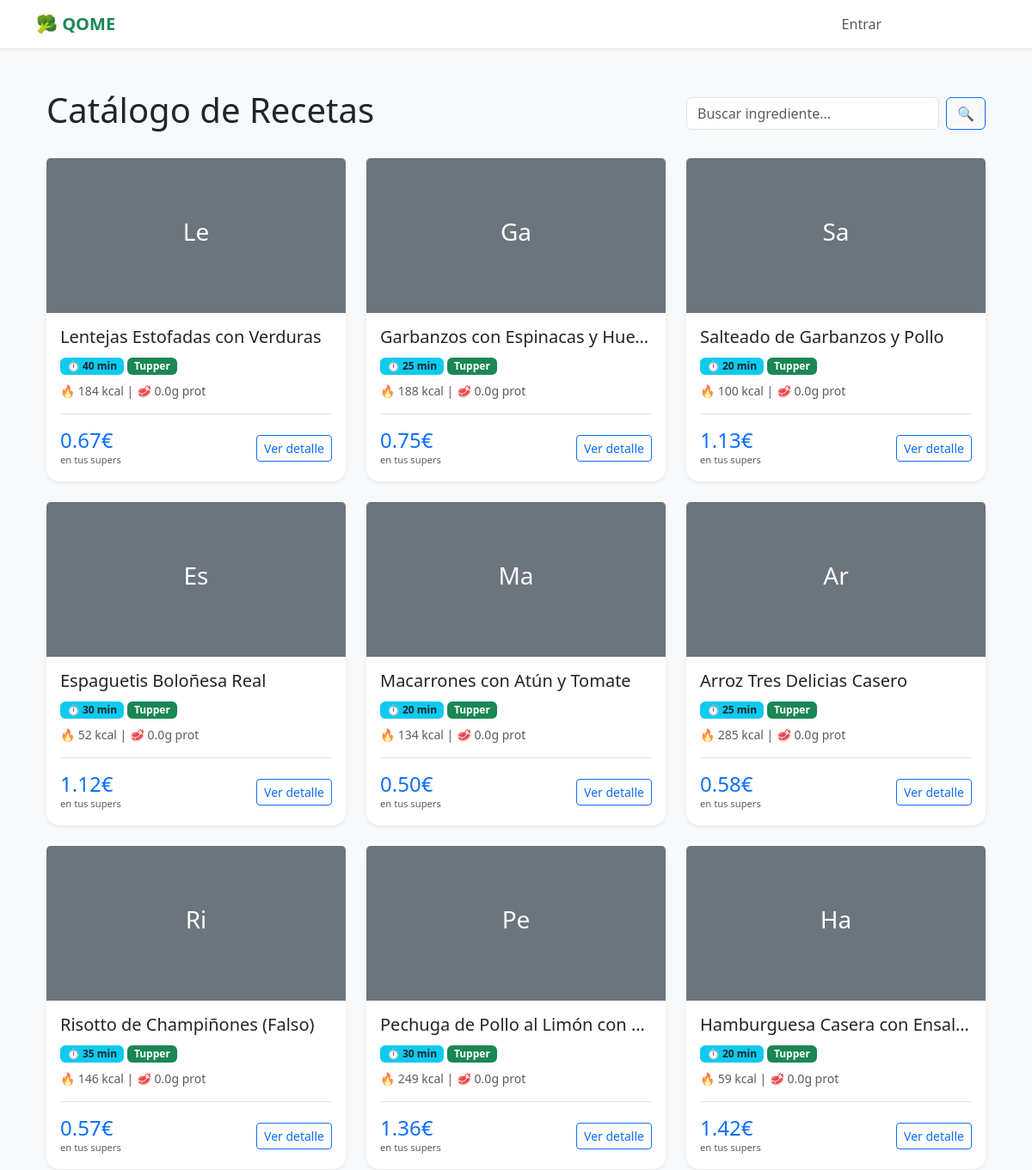
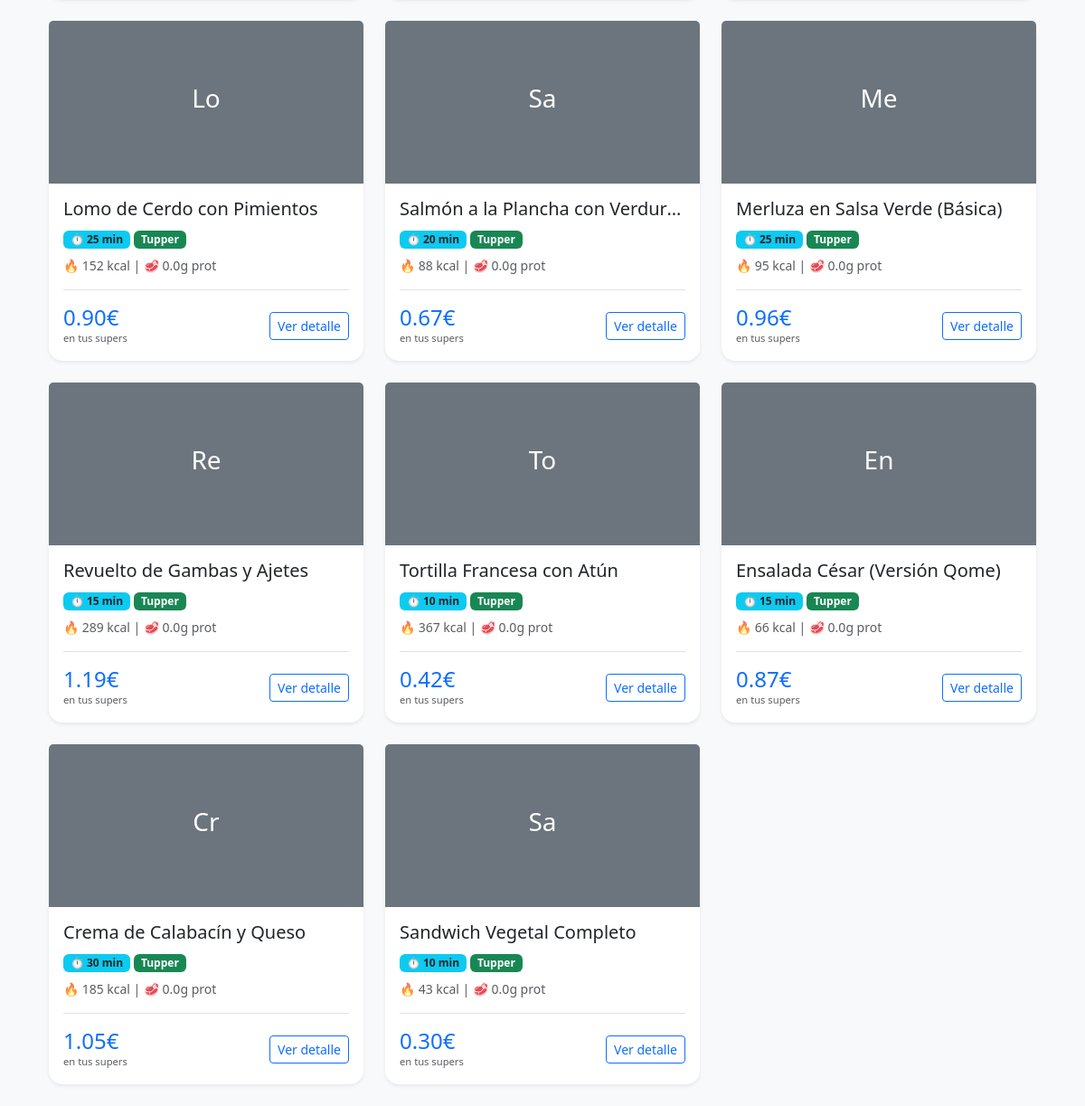
The page / on the database its author committed (2 pictures, top to bottom).
### core/models.py (models this page shows, shortened)
class Receta(models.Model):
    titulo = models.CharField(max_length=200)
    tiempo_preparacion = models.IntegerField()
    es_apta_sarten = models.BooleanField(default=False)
    es_apta_airfryer = models.BooleanField(default=False)
    es_apta_horno = models.BooleanField(default=False)
    es_apta_microondas = models.BooleanField(default=False)
    es_apta_tupper = models.BooleanField(default=True)
    calorias = models.IntegerField(default=0)
    proteinas = models.FloatField(default=0.0)
    grasas = models.FloatField(default=0.0)
    hidratos = models.FloatField(default=0.0)

### core/views.py (the view)
# urls.py: path('', views.lista_recetas, name='home'),
def lista_recetas(request):
    recetas = Receta.objects.all()
    perfil = None
    metas = None
    limite_coste = 0
    if request.user.is_authenticated:
        try:
            perfil = PerfilUsuario.objects.get(usuario=request.user)
            mis_supers = perfil.supermercados_seleccionados.all()
            if mis_supers.exists():
                recetas = recetas.annotate(
                    precio_usuario=Min(
                        'costes_por_supermercado__coste',
                        filter=Q(costes_por_supermercado__supermercado__in=mis_supers)
                    )
                )
            else:
                recetas = recetas.annotate(
                    precio_usuario=Min('costes_por_supermercado__coste')
                )
            metas = {
                'calorias': perfil.gasto_energetico_diario,
                'proteinas': perfil.objetivo_proteinas,
                'grasas': perfil.objetivo_grasas,
                'hidratos': perfil.objetivo_hidratos,
            }
            if not perfil.tiene_horno: recetas = recetas.exclude(es_apta_horno=True)
            if not perfil.tiene_airfryer: recetas = recetas.exclude(es_apta_airfryer=True)
            if not perfil.tiene_microondas: recetas = recetas.exclude(es_apta_microondas=True)
            if perfil.presupuesto_semanal > 0:
                limite_coste = perfil.presupuesto_semanal / 14
        except PerfilUsuario.DoesNotExist:
            pass
    else:
        recetas = recetas.annotate(precio_usuario=Min('costes_por_supermercado__coste'))
    query = request.GET.get('q')
    if query: recetas = recetas.filter(titulo__icontains=query)
    if request.GET.get('sarten'): recetas = recetas.filter(es_apta_sarten=True)
    if request.GET.get('airfryer'): recetas = recetas.filter(es_apta_airfryer=True)
    if request.GET.get('horno'): recetas = recetas.filter(es_apta_horno=True)
    return render(request, 'core/lista_recetas.html', {
        'recetas': recetas,
        'perfil': perfil,
        'metas': metas,
        'limite_coste': limite_coste
    })

### core/templates/core/lista_recetas.html (shortened to what this page needs)
{% extends 'core/base.html' %}
{% block content %}
<div class="container py-4">
    <div class="row mb-4 align-items-center">
        <div class="col-md-8">
            <h1 class="display-6">
                {% if perfil %}
                    Recetas para ti
                    <small class="text-muted fs-6 d-block">Optimizadas para:
                        {% for s in perfil.supermercados_seleccionados.all %}
                            <span class="badge" style="background-color: {{ s.color_brand }}">{{ s.nombre }}</span>
                        {% empty %}
                            <span class="badge bg-secondary">Todos los mercados</span>
                        {% endfor %}
                    </small>
                {% else %}
                    Catálogo de Recetas
                {% endif %}
            </h1>
        </div>
        <div class="col-md-4 text-end">
            <form method="get" class="d-flex">
                <input type="text" name="q" class="form-control me-2" placeholder="Buscar ingrediente..." value="{{ request.GET.q }}">
                <button type="submit" class="btn btn-outline-primary">🔍</button>
            </form>
        </div>
    </div>
    <div class="row row-cols-1 row-cols-md-3 g-4">
        {% for receta in recetas %}
        <div class="col">
            <div class="card h-100 shadow-sm {% if not receta.precio_usuario %}border-warning{% endif %}">
                <div class="card-img-top bg-secondary text-white d-flex align-items-center justify-content-center" style="height: 180px;">
                    <span class="h3">{{ receta.titulo|slice:":2" }}</span>
                </div>
                <div class="card-body">
                    <h5 class="card-title text-truncate">{{ receta.titulo }}</h5>
                    <div class="mb-2">
                        <span class="badge bg-info text-dark">⏱ {{ receta.tiempo_preparacion }} min</span>
                        {% if receta.es_apta_tupper %}<span class="badge bg-success">Tupper</span>{% endif %}
                    </div>
                    <p class="card-text small text-muted mb-1">
                        🔥 {{ receta.calorias }} kcal | 🥩 {{ receta.proteinas }}g prot
                    </p>
                    <div class="mt-3 pt-3 border-top d-flex justify-content-between align-items-center">
                        <div>
                            {% if receta.precio_usuario %}
                                <span class="h4 text-primary mb-0">{{ receta.precio_usuario|floatformat:2 }}€</span>
                                <small class="text-muted d-block" style="font-size: 0.7rem;">en tus supers</small>
                            {% else %}
                                <span class="text-danger fw-bold">No disponible</span>
                                <small class="text-muted d-block" style="font-size: 0.7rem;">faltan ingredientes</small>
                            {% endif %}
                        </div>
                        <a href="{% url 'detalle_receta' receta.id %}" class="btn btn-sm btn-outline-primary">Ver detalle</a>
                    </div>
                </div>
            </div>
        </div>
        {% empty %}
        <div class="col-12 text-center py-5">
            <p class="text-muted">No se encontraron recetas con tus filtros.</p>
        </div>
        {% endfor %}
    </div>
</div>
{% endblock %}

### core/templates/core/base.html (style rules this page uses)
body { background-color: #f8f9fa; }
.card { border: none; border-radius: 15px; box-shadow: 0 4px 6px rgba(0,0,0,0.1); }

### rows shown on the page
Receta: titulo "Le", titulo "Lentejas Estofadas con Verduras", tiempo_preparacion "40", es_apta_tupper "Tupper", calorias "184", proteinas "0.0", precio_usuario "0.67"
Receta: titulo "Ga", titulo "Garbanzos con Espinacas y Hue…", tiempo_preparacion "25", es_apta_tupper "Tupper", calorias "188", proteinas "0.0", precio_usuario "0.75"
Receta: titulo "Sa", titulo "Salteado de Garbanzos y Pollo", tiempo_preparacion "20", es_apta_tupper "Tupper", calorias "100", proteinas "0.0", precio_usuario "1.13"
Receta: titulo "Es", titulo "Espaguetis Boloñesa Real", tiempo_preparacion "30", es_apta_tupper "Tupper", calorias "52", proteinas "0.0", precio_usuario "1.12"
Receta: titulo "Ma", titulo "Macarrones con Atún y Tomate", tiempo_preparacion "20", es_apta_tupper "Tupper", calorias "134", proteinas "0.0", precio_usuario "0.50"
Receta: titulo "Ar", titulo "Arroz Tres Delicias Casero", tiempo_preparacion "25", es_apta_tupper "Tupper", calorias "285", proteinas "0.0", precio_usuario "0.58"
Receta: titulo "Ri", titulo "Risotto de Champiñones (Falso)", tiempo_preparacion "35", es_apta_tupper "Tupper", calorias "146", proteinas "0.0", precio_usuario "0.57"
Receta: titulo "Pe", titulo "Pechuga de Pollo al Limón con…", tiempo_preparacion "30", es_apta_tupper "Tupper", calorias "249", proteinas "0.0", precio_usuario "1.36"
Receta: titulo "Ha", titulo "Hamburguesa Casera con Ensal…", tiempo_preparacion "20", es_apta_tupper "Tupper", calorias "59", proteinas "0.0", precio_usuario "1.42"
Receta: titulo "Lo", titulo "Lomo de Cerdo con Pimientos", tiempo_preparacion "25", es_apta_tupper "Tupper", calorias "152", proteinas "0.0", precio_usuario "0.90"
Receta: titulo "Sa", titulo "Salmón a la Plancha con Verduras", tiempo_preparacion "20", es_apta_tupper "Tupper", calorias "88", proteinas "0.0", precio_usuario "0.67"
Receta: titulo "Me", titulo "Merluza en Salsa Verde (Básica)", tiempo_preparacion "25", es_apta_tupper "Tupper", calorias "95", proteinas "0.0", precio_usuario "0.96"
Receta: titulo "Re", titulo "Revuelto de Gambas y Ajetes", tiempo_preparacion "15", es_apta_tupper "Tupper", calorias "289", proteinas "0.0", precio_usuario "1.19"
Receta: titulo "To", titulo "Tortilla Francesa con Atún", tiempo_preparacion "10", es_apta_tupper "Tupper", calorias "367", proteinas "0.0", precio_usuario "0.42"
Receta: titulo "En", titulo "Ensalada César (Versión Qome)", tiempo_preparacion "15", es_apta_tupper "Tupper", calorias "66", proteinas "0.0", precio_usuario "0.87"
Receta: titulo "Cr", titulo "Crema de Calabacín y Queso", tiempo_preparacion "30", es_apta_tupper "Tupper", calorias "185", proteinas "0.0", precio_usuario "1.05"
Receta: titulo "Sa", titulo "Sandwich Vegetal Completo", tiempo_preparacion "10", es_apta_tupper "Tupper", calorias "43", proteinas "0.0", precio_usuario "0.30"
